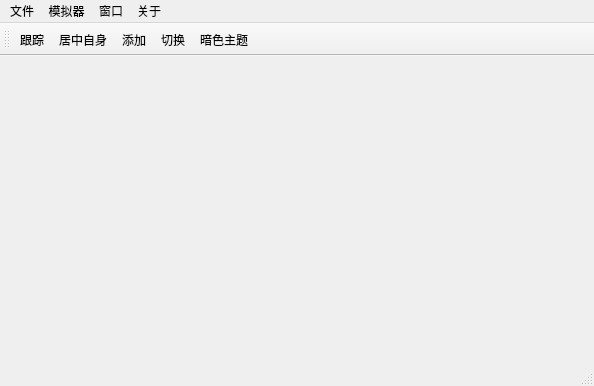
<?xml version="1.0" encoding="UTF-8"?>
<ui version="4.0">
 <class>main_window</class>
 <widget class="QMainWindow" name="main_window">
  <property name="geometry">
   <rect>
    <x>0</x>
    <y>0</y>
    <width>594</width>
    <height>386</height>
   </rect>
  </property>
  <property name="windowTitle">
   <string>Chart Navigation</string>
  </property>
  <widget class="QWidget" name="centralwidget"/>
  <widget class="QMenuBar" name="menubar">
   <property name="geometry">
    <rect>
     <x>0</x>
     <y>0</y>
     <width>594</width>
     <height>24</height>
    </rect>
   </property>
   <widget class="QMenu" name="menu_top_1_file">
    <property name="title">
     <string>文件</string>
    </property>
    <addaction name="action_load_file"/>
    <addaction name="action_load_folder"/>
   </widget>
   <widget class="QMenu" name="menu_top_3_window">
    <property name="title">
     <string>窗口</string>
    </property>
    <addaction name="action_top"/>
    <addaction name="action_dark"/>
    <addaction name="action_show_thumb"/>
    <addaction name="action_scale"/>
   </widget>
   <widget class="QMenu" name="menu_top_4_about">
    <property name="title">
     <string>关于</string>
    </property>
    <addaction name="action_setting"/>
    <addaction name="action_thank"/>
   </widget>
   <widget class="QMenu" name="menu_top_2_simu">
    <property name="title">
     <string>模拟器</string>
    </property>
    <widget class="QMenu" name="menu_4">
     <property name="title">
      <string>数据源</string>
     </property>
     <addaction name="action_source_XPlane"/>
     <addaction name="action_source_msfs"/>
     <addaction name="action_source_wlan"/>
     <addaction name="action_source_real"/>
    </widget>
    <widget class="QMenu" name="menu_5">
     <property name="title">
      <string>TCAS范围</string>
     </property>
     <addaction name="action_tcas_nm30"/>
     <addaction name="action_tcas_nm6"/>
     <addaction name="action_tcas_none"/>
     <addaction name="action_tcas_all"/>
    </widget>
    <widget class="QMenu" name="menu_2">
     <property name="title">
      <string>飞行器信息</string>
     </property>
     <addaction name="action_symbol_base"/>
     <addaction name="action_symbol_extend"/>
     <addaction name="action_symbol_full"/>
    </widget>
    <widget class="QMenu" name="menu_calculate_data">
     <property name="title">
      <string>计算数据</string>
     </property>
     <addaction name="action_cal_geo"/>
     <addaction name="action_cal_vs"/>
     <addaction name="action_cal_projection"/>
    </widget>
    <addaction name="action_follow"/>
    <addaction name="menu_4"/>
    <addaction name="menu_5"/>
    <addaction name="menu_2"/>
    <addaction name="menu_calculate_data"/>
    <addaction name="action_show_trail"/>
   </widget>
   <addaction name="menu_top_1_file"/>
   <addaction name="menu_top_2_simu"/>
   <addaction name="menu_top_3_window"/>
   <addaction name="menu_top_4_about"/>
  </widget>
  <widget class="QStatusBar" name="statusbar"/>
  <widget class="QToolBar" name="toolBar">
   <property name="windowTitle">
    <string>toolBar</string>
   </property>
   <attribute name="toolBarArea">
    <enum>TopToolBarArea</enum>
   </attribute>
   <attribute name="toolBarBreak">
    <bool>false</bool>
   </attribute>
   <addaction name="action_follow"/>
   <addaction name="action_center"/>
   <addaction name="action_add"/>
   <addaction name="action_switch"/>
   <addaction name="action_dark"/>
  </widget>
  <action name="action_load_file">
   <property name="text">
    <string>打开文件</string>
   </property>
  </action>
  <action name="action_top">
   <property name="checkable">
    <bool>true</bool>
   </property>
   <property name="text">
    <string>置顶窗口</string>
   </property>
   <property name="toolTip">
    <string>置顶窗口</string>
   </property>
  </action>
  <action name="action_setting">
   <property name="text">
    <string>设置</string>
   </property>
   <property name="menuRole">
    <enum>QAction::MenuRole::PreferencesRole</enum>
   </property>
  </action>
  <action name="action_thank">
   <property name="text">
    <string>致谢</string>
   </property>
   <property name="menuRole">
    <enum>QAction::MenuRole::AboutRole</enum>
   </property>
  </action>
  <action name="action_dark">
   <property name="checkable">
    <bool>true</bool>
   </property>
   <property name="icon">
    <iconset resource="../../resources.qrc">
     <normaloff>:/toolbar/resources/toolbarIcon/night.svg</normaloff>:/toolbar/resources/toolbarIcon/night.svg</iconset>
   </property>
   <property name="text">
    <string>暗色主题</string>
   </property>
   <property name="toolTip">
    <string>暗色主题</string>
   </property>
  </action>
  <action name="action_follow">
   <property name="checkable">
    <bool>true</bool>
   </property>
   <property name="icon">
    <iconset resource="../../resources.qrc">
     <normaloff>:/toolbar/resources/toolbarIcon/airplane.svg</normaloff>:/toolbar/resources/toolbarIcon/airplane.svg</iconset>
   </property>
   <property name="text">
    <string>跟踪</string>
   </property>
   <property name="toolTip">
    <string>跟踪飞行器</string>
   </property>
   <property name="menuRole">
    <enum>QAction::MenuRole::NoRole</enum>
   </property>
  </action>
  <action name="action_center">
   <property name="icon">
    <iconset resource="../../resources.qrc">
     <normaloff>:/toolbar/resources/toolbarIcon/center.svg</normaloff>:/toolbar/resources/toolbarIcon/center.svg</iconset>
   </property>
   <property name="text">
    <string>居中自身</string>
   </property>
   <property name="toolTip">
    <string>居中自身</string>
   </property>
   <property name="menuRole">
    <enum>QAction::MenuRole::NoRole</enum>
   </property>
  </action>
  <action name="action_add">
   <property name="checkable">
    <bool>true</bool>
   </property>
   <property name="icon">
    <iconset resource="../../resources.qrc">
     <normaloff>:/toolbar/resources/toolbarIcon/link.svg</normaloff>:/toolbar/resources/toolbarIcon/link.svg</iconset>
   </property>
   <property name="text">
    <string>添加</string>
   </property>
   <property name="toolTip">
    <string>添加航图至航路</string>
   </property>
   <property name="menuRole">
    <enum>QAction::MenuRole::NoRole</enum>
   </property>
  </action>
  <action name="action_switch">
   <property name="icon">
    <iconset resource="../../resources.qrc">
     <normaloff>:/toolbar/resources/toolbarIcon/switch_left.svg</normaloff>:/toolbar/resources/toolbarIcon/switch_left.svg</iconset>
   </property>
   <property name="text">
    <string>切换</string>
   </property>
   <property name="toolTip">
    <string>切换窗口</string>
   </property>
   <property name="menuRole">
    <enum>QAction::MenuRole::NoRole</enum>
   </property>
  </action>
  <action name="action_show_thumb">
   <property name="checkable">
    <bool>true</bool>
   </property>
   <property name="text">
    <string>显示缩略图</string>
   </property>
   <property name="toolTip">
    <string>显示缩略图</string>
   </property>
   <property name="menuRole">
    <enum>QAction::MenuRole::NoRole</enum>
   </property>
  </action>
  <action name="action_scale">
   <property name="checkable">
    <bool>true</bool>
   </property>
   <property name="text">
    <string>显示缩放条</string>
   </property>
   <property name="toolTip">
    <string>显示缩放条</string>
   </property>
   <property name="menuRole">
    <enum>QAction::MenuRole::NoRole</enum>
   </property>
  </action>
  <action name="action_load_folder">
   <property name="text">
    <string>加载文件夹</string>
   </property>
   <property name="menuRole">
    <enum>QAction::MenuRole::NoRole</enum>
   </property>
  </action>
  <action name="action_source_XPlane">
   <property name="checkable">
    <bool>true</bool>
   </property>
   <property name="text">
    <string>XPlane</string>
   </property>
   <property name="menuRole">
    <enum>QAction::MenuRole::NoRole</enum>
   </property>
  </action>
  <action name="action_source_msfs">
   <property name="checkable">
    <bool>true</bool>
   </property>
   <property name="text">
    <string>MSFS</string>
   </property>
   <property name="menuRole">
    <enum>QAction::MenuRole::NoRole</enum>
   </property>
  </action>
  <action name="action_source_wlan">
   <property name="checkable">
    <bool>true</bool>
   </property>
   <property name="text">
    <string>局域网</string>
   </property>
   <property name="menuRole">
    <enum>QAction::MenuRole::NoRole</enum>
   </property>
  </action>
  <action name="action_source_real">
   <property name="checkable">
    <bool>true</bool>
   </property>
   <property name="text">
    <string>现实</string>
   </property>
   <property name="menuRole">
    <enum>QAction::MenuRole::NoRole</enum>
   </property>
  </action>
  <action name="action_tcas_nm30">
   <property name="checkable">
    <bool>true</bool>
   </property>
   <property name="text">
    <string>30NM,9900ft</string>
   </property>
   <property name="toolTip">
    <string>水平30NM垂直9900ft</string>
   </property>
  </action>
  <action name="action_tcas_nm6">
   <property name="checkable">
    <bool>true</bool>
   </property>
   <property name="text">
    <string>6NM,1200ft</string>
   </property>
   <property name="toolTip">
    <string>水平6NM垂直1200ft</string>
   </property>
  </action>
  <action name="action_tcas_all">
   <property name="checkable">
    <bool>true</bool>
   </property>
   <property name="text">
    <string>显示所有</string>
   </property>
   <property name="toolTip">
    <string>显示所有飞行器</string>
   </property>
  </action>
  <action name="action_tcas_none">
   <property name="checkable">
    <bool>true</bool>
   </property>
   <property name="text">
    <string>不显示</string>
   </property>
   <property name="toolTip">
    <string>不显示其他飞行器</string>
   </property>
  </action>
  <action name="action_symbol_base">
   <property name="checkable">
    <bool>true</bool>
   </property>
   <property name="text">
    <string>基本符号</string>
   </property>
   <property name="menuRole">
    <enum>QAction::MenuRole::NoRole</enum>
   </property>
  </action>
  <action name="action_symbol_extend">
   <property name="checkable">
    <bool>true</bool>
   </property>
   <property name="text">
    <string>扩展符号</string>
   </property>
   <property name="menuRole">
    <enum>QAction::MenuRole::NoRole</enum>
   </property>
  </action>
  <action name="action_symbol_full">
   <property name="checkable">
    <bool>true</bool>
   </property>
   <property name="text">
    <string>完整符号</string>
   </property>
   <property name="menuRole">
    <enum>QAction::MenuRole::NoRole</enum>
   </property>
  </action>
  <action name="action_show_trail">
   <property name="checkable">
    <bool>true</bool>
   </property>
   <property name="text">
    <string>显示航空器轨迹</string>
   </property>
  </action>
  <action name="action_cal_geo">
   <property name="checkable">
    <bool>true</bool>
   </property>
   <property name="text">
    <string>计算航向</string>
   </property>
  </action>
  <action name="action_cal_vs">
   <property name="checkable">
    <bool>true</bool>
   </property>
   <property name="text">
    <string>计算垂直速度</string>
   </property>
  </action>
  <action name="action_cal_projection">
   <property name="text">
    <string>计算投影</string>
   </property>
  </action>
 </widget>
 <resources>
  <include location="../../resources.qrc"/>
 </resources>
 <connections/>
</ui>
